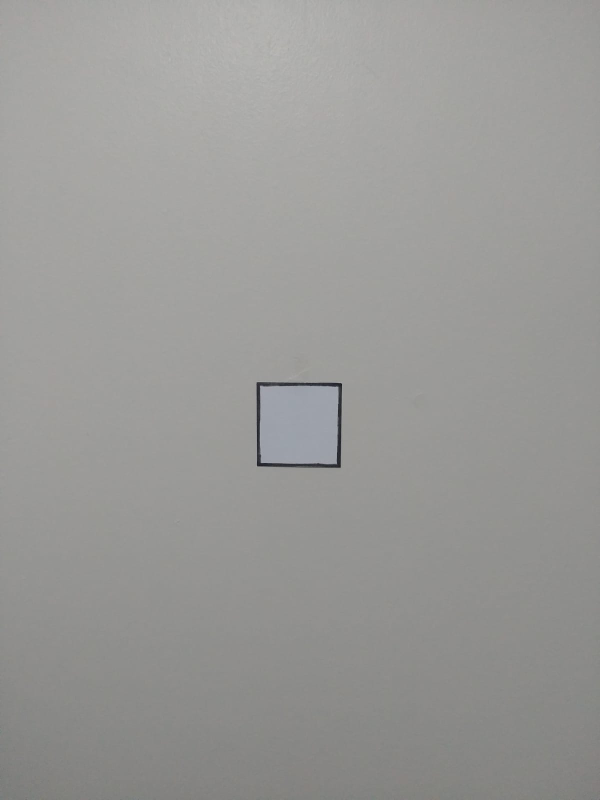
#> input picture Finding The Targets While Streaming Video/images/target1.jpeg, 1200 x 1600 px, given in place of video.mp4, which was not available (shown at 1/2 size)
$ python find_target.py
#> lines starting #> are read from the running program, lines starting #| are printed output that depends on the picture; after the words box and inside, x2 and y2 are one past the last pixel; in counts of white or black regions, pixels touching at a corner belong together; pictures that were not available may be replaced by others from this repository, and a replacement may not be noted
#> further down, frame is the input picture: shape (1600, 1200, 3); mean B, G, R 150.9, 152.9, 153.3
### Finding The Targets While Streaming Video/Helpers.py
import cv2
import numpy as np

class Helpers:
	def __init__(self):
		pass

	def resize(image, width=None, height=None, inter=cv2.INTER_AREA):
	    dim = None
	    (h, w) = image.shape[:2]
	    if width is None and height is None:
	        return image
	    if width is None:
	        r = height / float(h)
	        dim = (int(w * r), height)
	    else:
	        r = width / float(w)
	        dim = (width, int(h * r))
	    resized = cv2.resize(image, dim, interpolation=inter)
	    return resized

	# [12 lines left out: function orders, not called in this run]


	def grab_contours(cnts):
		if len(cnts) == 2:
			cnts = cnts[0]
		elif len(cnts) == 3:
			cnts = cnts[1]
		else:
			raise Exception('The length of the contour must be 2 or 3.')
		return cnts


### Finding The Targets While Streaming Video/find_target.py
# import the necessary packages
from Helpers import *
import cv2

#url = "http://192.168.1.7:8080/video" # for IP Camera URL
vid = "video.mp4"
cap = cv2.VideoCapture(vid)
#fourcc = cv2.VideoWriter_fourcc(*'mp4v')

writer = None

def find_rect(frame):
	status = "Hedef Tespit Edilemedi"
	gray = cv2.cvtColor(frame, cv2.COLOR_BGR2GRAY)
	blurred = cv2.GaussianBlur(gray, (7,7), 0)
	edged = cv2.Canny(blurred, 50, 150)
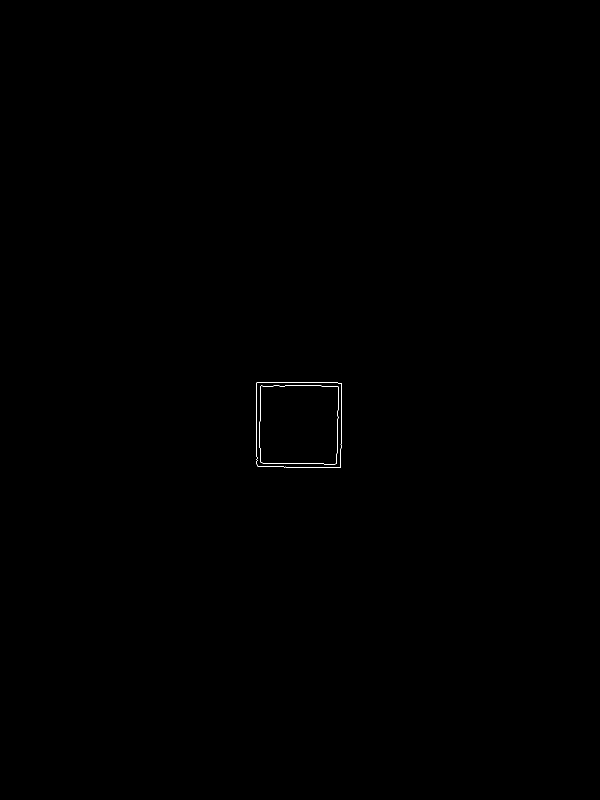
#> edged: shape (1600, 1200) (shown at 1/2 size); 0.07% white in thin lines or dots, all inside (x1, y1, x2, y2) = (513, 764, 684, 936)

	cnts = cv2.findContours(edged.copy(), cv2.RETR_EXTERNAL,cv2.CHAIN_APPROX_SIMPLE)
#> cnts = 1 contour; box (x1, y1, x2, y2) and area: (513, 764, 684, 936) 28597
	cnts = Helpers.grab_contours(cnts)

	for c in cnts:
		peri = cv2.arcLength(c, True)
		approx = cv2.approxPolyDP(c, 0.01 * peri, True)
		if len(approx) >= 4 and len(approx) <= 6:
			(x, y, w, h) = cv2.boundingRect(approx)
			aspectRatio = w / float(h)
			area = cv2.contourArea(c)
			hullArea = cv2.contourArea(cv2.convexHull(c))
			solidity = area / float(hullArea)
			keepSolidity = solidity > 0.9
			keepDims = w > 25 and h > 25
			keepAspectRatio = aspectRatio >= 0.8 and aspectRatio <= 1.2
			if keepDims and keepSolidity and keepAspectRatio:
				cv2.drawContours(frame, [approx], -1, (0, 0, 255), 4)
				status = "Hedef Tespit Edildi!"
				M = cv2.moments(approx)
				(cX, cY) = (int(M["m10"] // M["m00"]), int(M["m01"] // M["m00"]))
				(startX, endX) = (int(cX - (w * 0.15)), int(cX + (w * 0.15)))
				(startY, endY) = (int(cY - (h * 0.15)), int(cY + (h * 0.15)))
				cv2.line(frame, (startX, cY), (endX, cY), (0, 0, 255), 3)
				cv2.line(frame, (cX, startY), (cX, endY), (0, 0, 255), 3)
#> this loop made 1 pass
#> (peri, approx, x, y, w, h, aspectRatio, area) on pass 1: (680.8, [[514, 764], [514, 931], [680, 935], [683, 767]], 514, 764, 170, 172, 0.988, 28597)
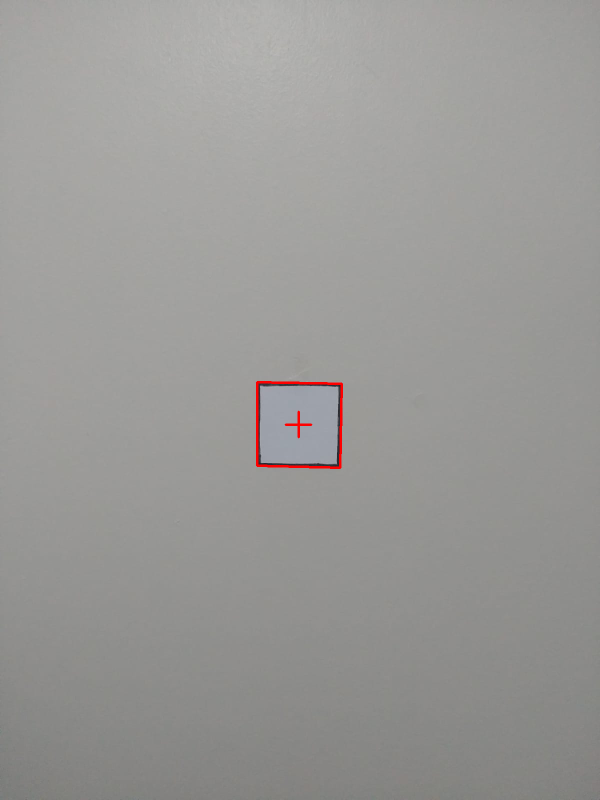
#> frame: shape (1600, 1200, 3) (shown at 1/2 size); 0.2% of pixels changed, all inside (x1, y1, x2, y2) = (512, 762, 686, 938)

	cv2.putText(frame, status, (20, 30), cv2.FONT_HERSHEY_SIMPLEX, 0.5,(0, 0, 255), 2)
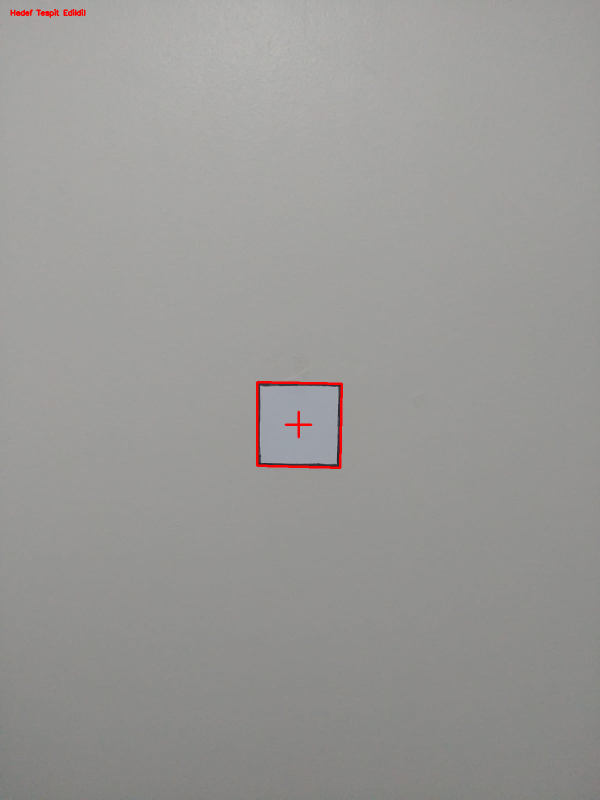
#> frame: shape (1600, 1200, 3) (shown at 1/2 size); 0.06% of pixels changed, all inside (x1, y1, x2, y2) = (21, 18, 171, 36)
	return frame

while(True):
    ret, frame = cap.read()

    if not ret:
    	break

    frame = find_rect(frame)
    cv2.imshow("Frame", Helpers.resize(frame,height=600))
#> in resize, `resized = cv2.resize(image, dim, interpolation=inter)`:
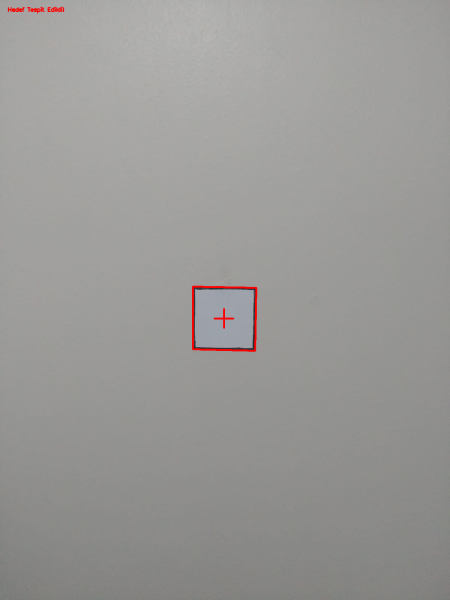
#> resized: shape (600, 450, 3); mean B, G, R 150.7, 152.7, 153.7

    key = cv2.waitKey(10) & 0xFF
#> (key q is pressed here)
    if key == ord("q"):
    	break

cap.release()
cv2.destroyAllWindows()
